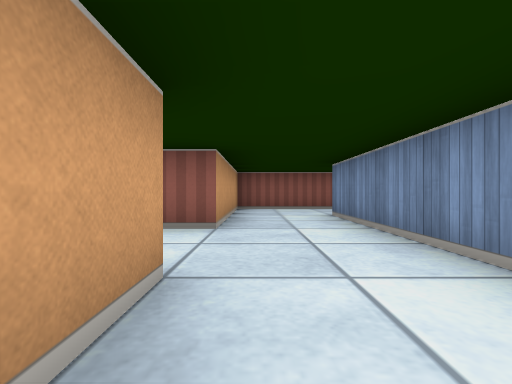
view 1 (above)

23 first-person views from a walk through a cub3D maze. The camera is about half as high as the walls, looks level and sees 85° across. The floor is counted in squares. Each view is taken from the middle of a square. On the plan, view 1 faces up. The plan holds only what a view shows up to about 9 squares ahead; the rest is blank.

view 2
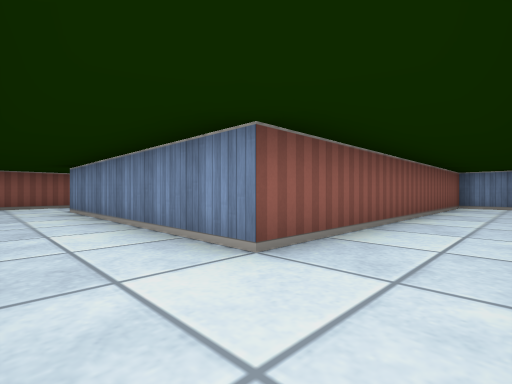

view 3
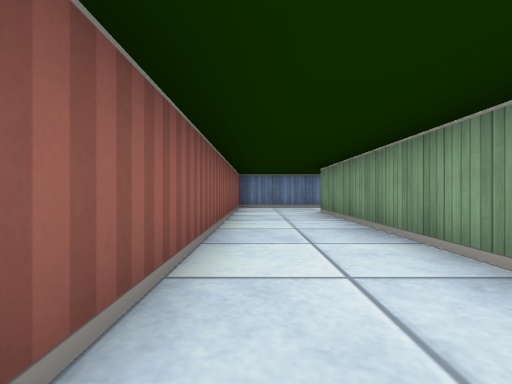

view 4
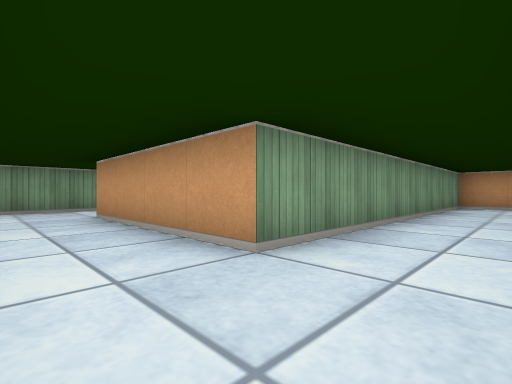

view 5
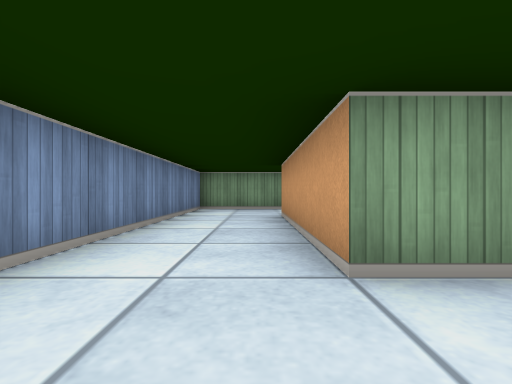

view 6
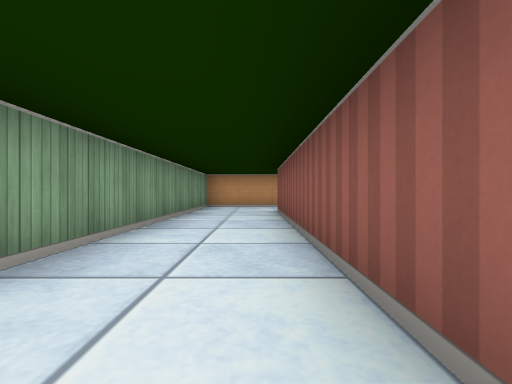

view 7
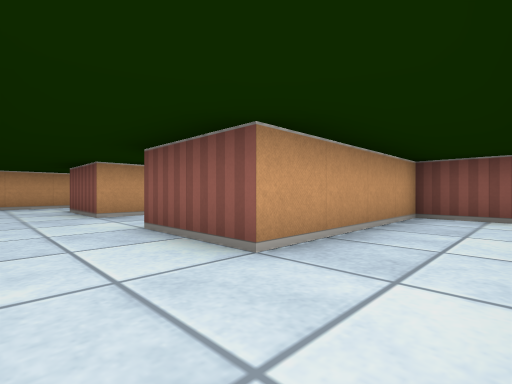

view 8
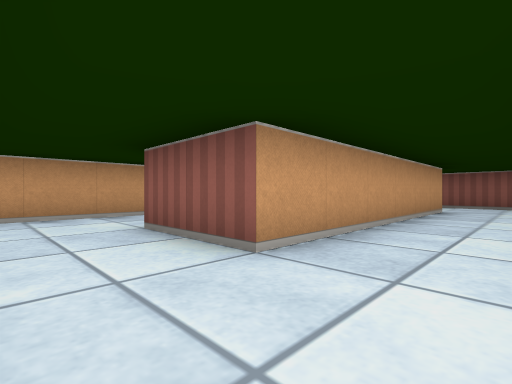

view 9
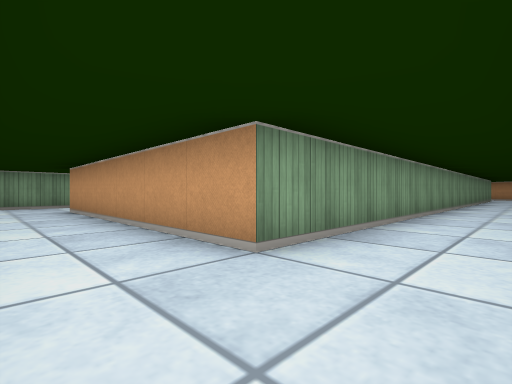

view 10
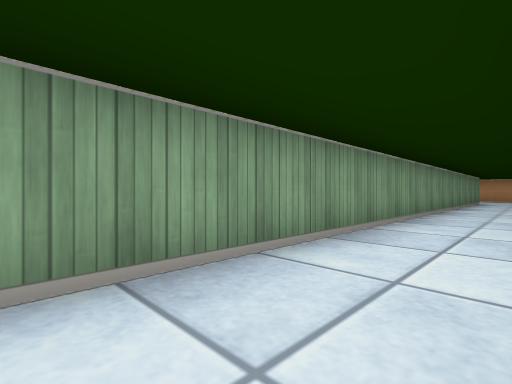

view 11
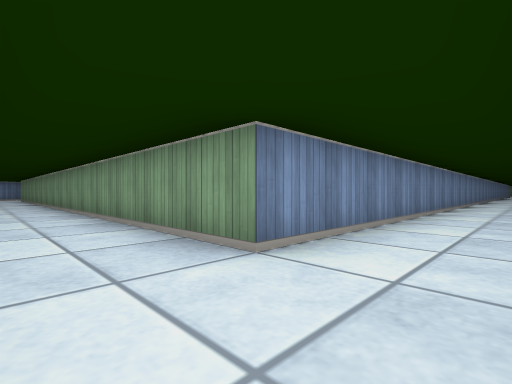

view 12
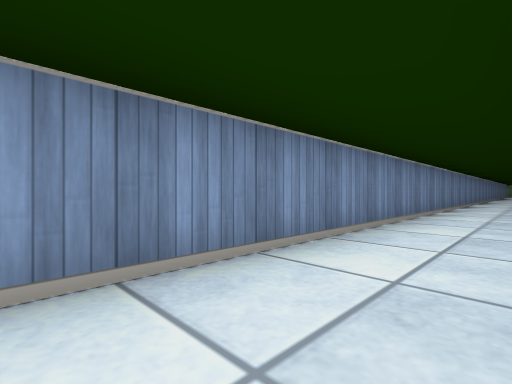

view 13
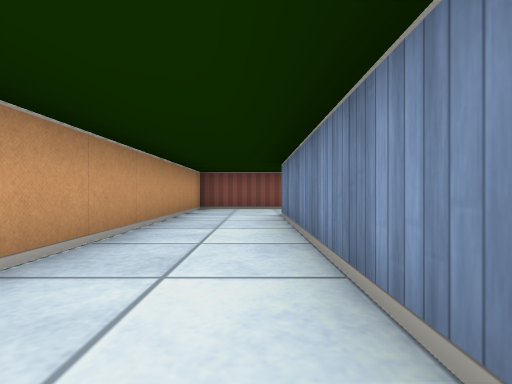

view 14
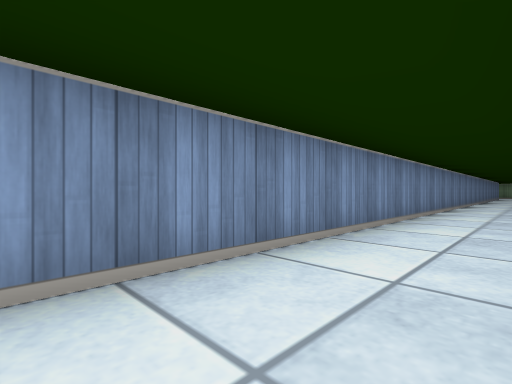

view 15
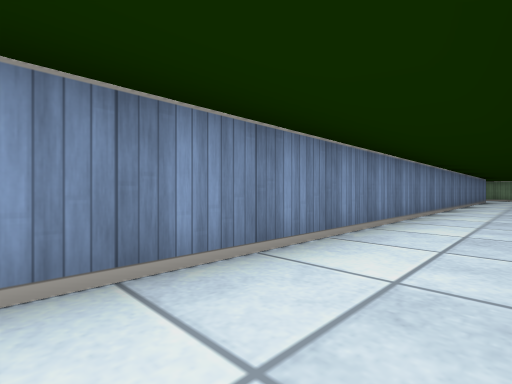

view 16
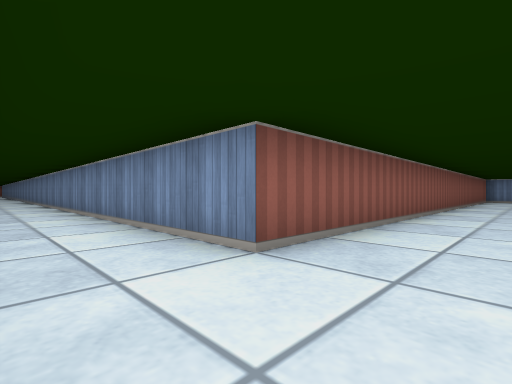

view 17
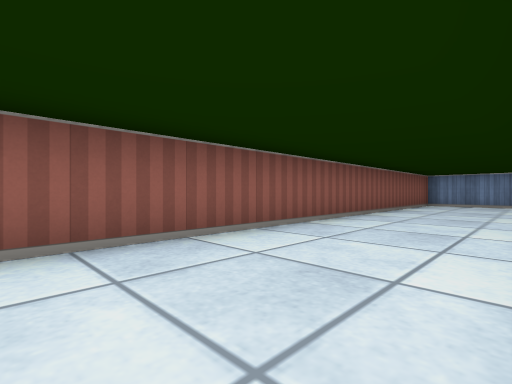

view 18
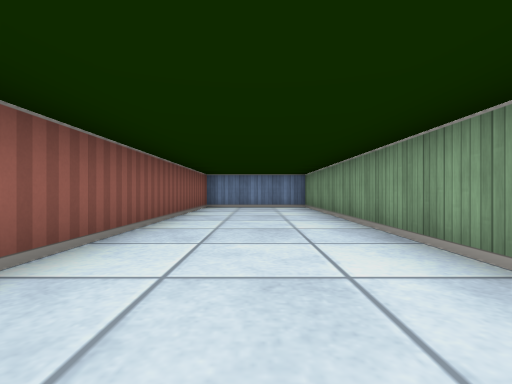

view 19
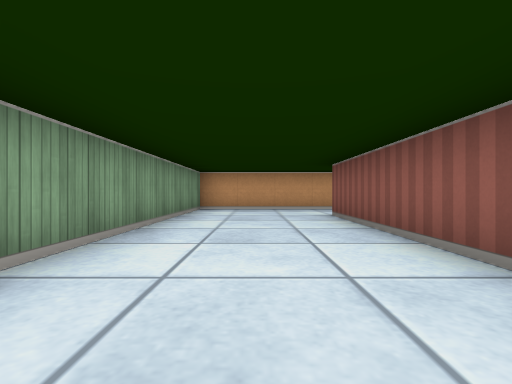

view 20
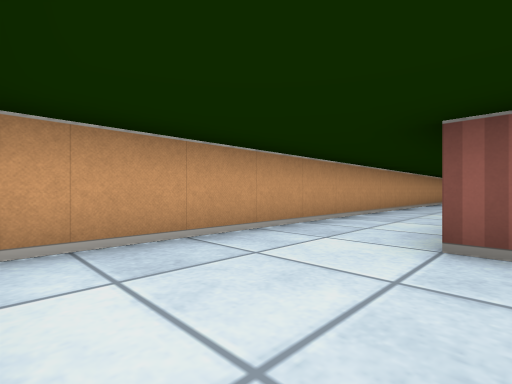

view 21
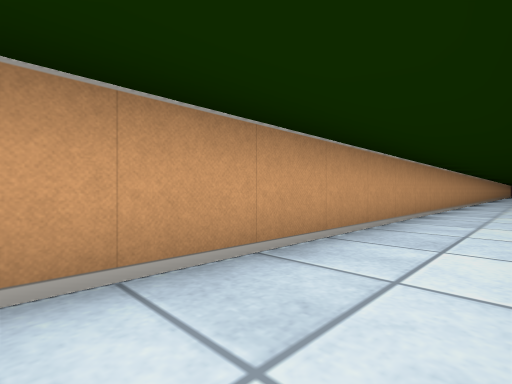

view 22
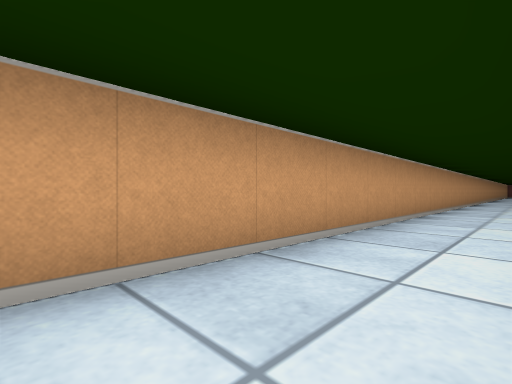

view 23
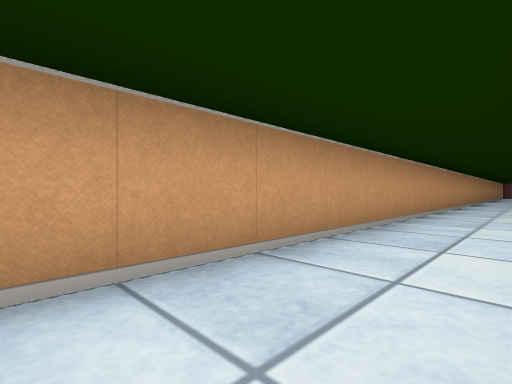

### Floor plan
Ten units are one square. View 1 is at (0, 0); x grows to the right and y downward. Boxes are objects, and circles mark ways between rooms. Rooms are numbered by the first view taken in them; rooms with no view inside come last. Other rooms are left out.
<svg viewBox="-230 -120 330 360">
<path fill="none" stroke="#000" d="M-5 -15 -5 5M-5 -55 -5 -35M15 5 15 -55M69 85 95 85 95 5 15 5M-5 5 -5 25 75 25 75 65M-225 18 -225 235 -166 235M-202 -115 -225 -115 -225 -56M-50 -15 -34 -15M-134 235 -65 235 -65 205 -205 205 -205 -95 -45 -95 -45 -35 -65 -35M-5 -35 -25 -35M-34 -115 -49 -115"/>
<circle cx="5" cy="-5" r="3" fill="#2a7"/>
<circle cx="-15" cy="-25" r="3" fill="#2a7"/>
<text x="0" y="-30">1</text>
<text x="60" y="20">2</text>
<text x="-210" y="50">3</text>
</svg>
Room 1 opens to room 2. Room 1 opens to room 3.

Where each view was taken, in squares from view 1:
view 1: 0 up, 0 right, facing up
view 2: 2 down, 0 right, facing up-right
view 3: 1 down, 1 right, facing right
view 4: 1 down, 9 right, facing down-left
view 5: 1 down, 8 right, facing down
view 6: 1 down, 8 right, facing left
view 7: 2 up, 1 right, facing up-left
view 8: 2 up, 3 left, facing up-left
view 9: 11 up, 3 left, facing down-left
view 10: 11 up, 7 left, facing down-left
view 11: 11 up, 22 left, facing down-right
view 12: 7 up, 22 left, facing down-right
view 13: 4 up, 21 left, facing up
view 14: 1 up, 22 left, facing down-right
view 15: 5 down, 22 left, facing down-right
view 16: 22 down, 22 left, facing up-right
view 17: 23 down, 17 left, facing up-right
view 18: 22 down, 15 left, facing right
view 19: 22 down, 15 left, facing left
view 20: 23 down, 20 left, facing up-left
view 21: 21 down, 21 left, facing up-left
view 22: 17 down, 21 left, facing up-left
view 23: 13 down, 21 left, facing up-left
